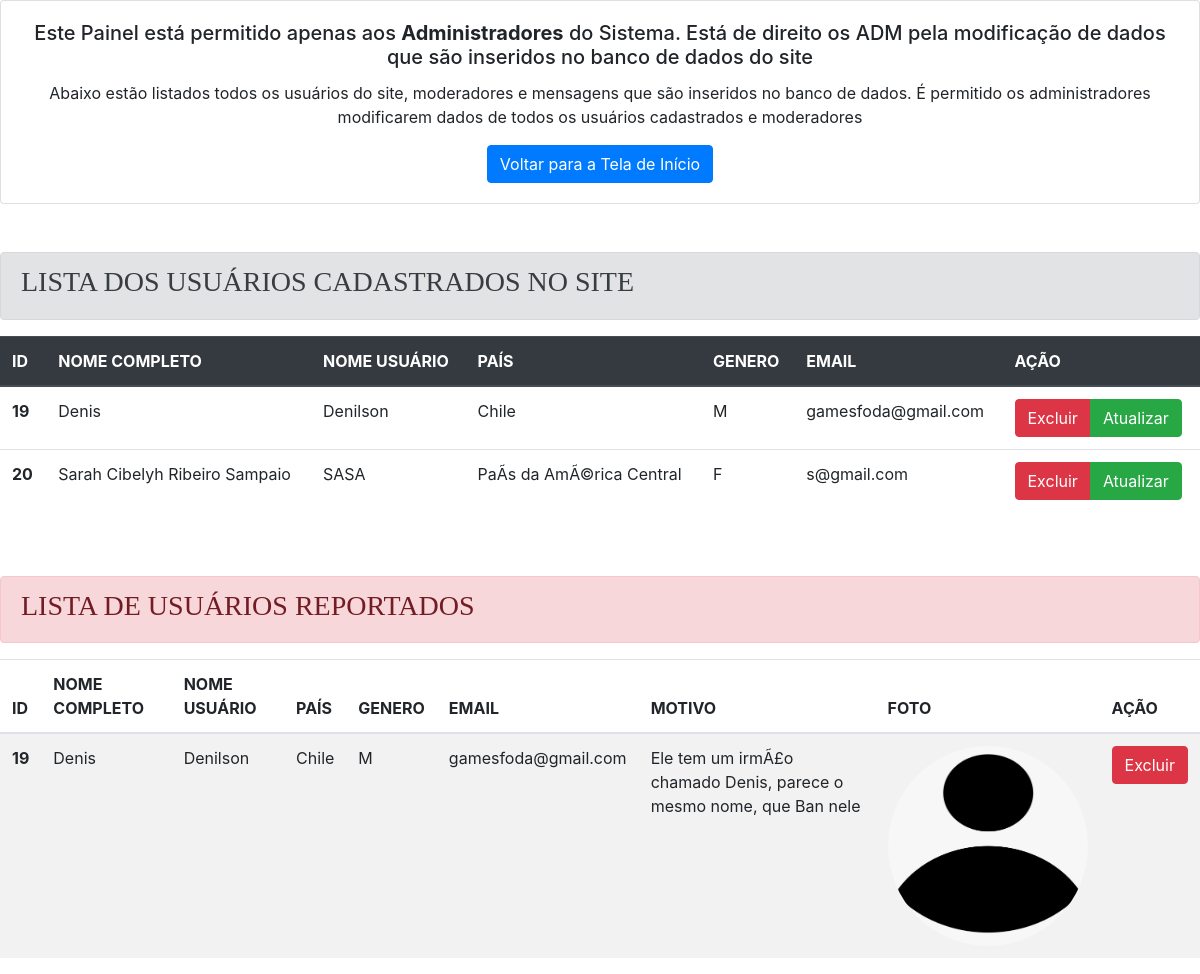
Before: /adm.php with the older database file.
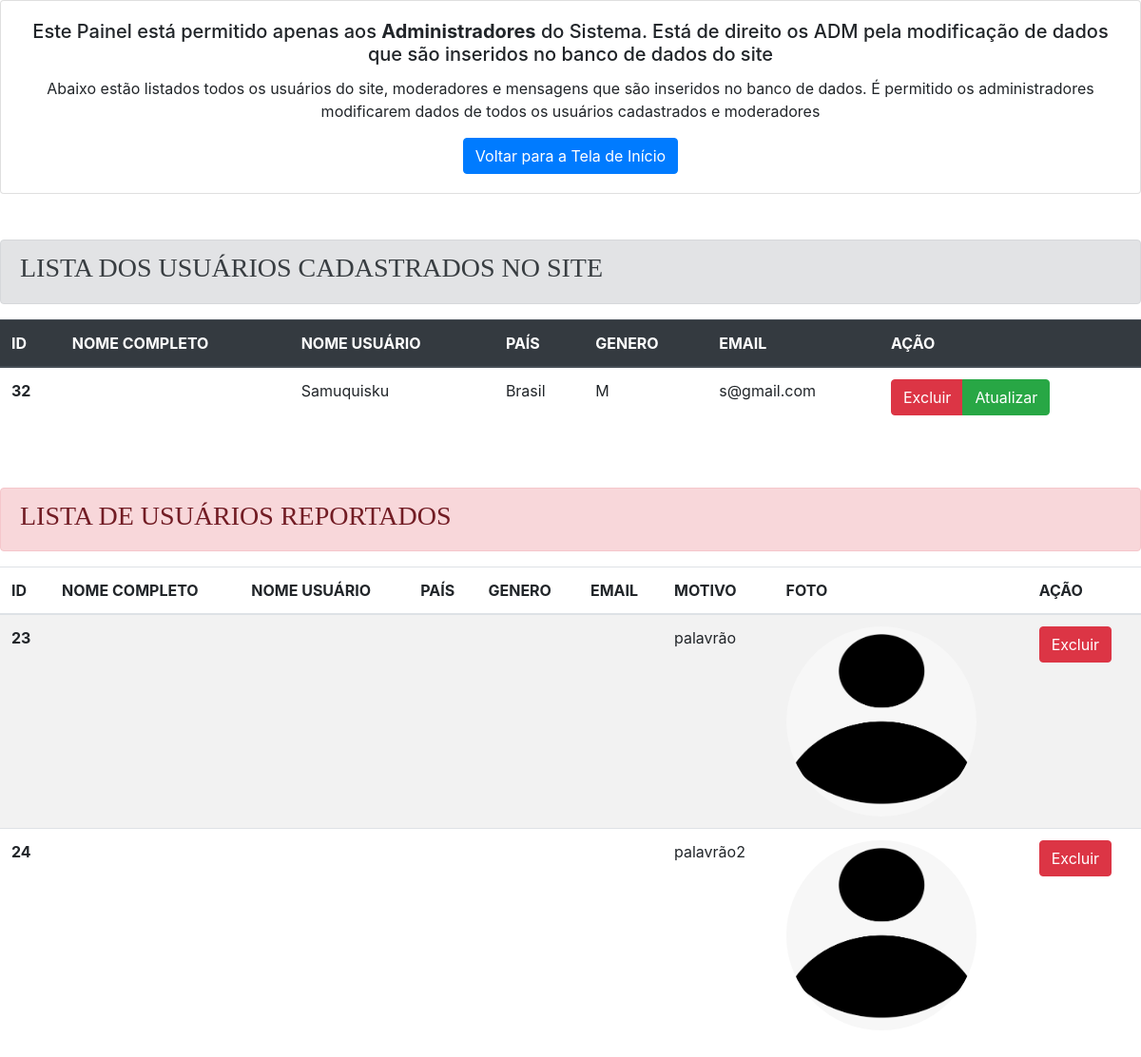
After: the same page with the newer database file.
### tables this page shows
CREATE TABLE `usuarios` (
  `id` int(11) NOT NULL AUTO_INCREMENT,
  `nomecompleto` varchar(200) DEFAULT NULL,
  `nomeusuario` varchar(200) DEFAULT NULL,
  `pais` varchar(200) DEFAULT NULL,
  `genero` varchar(10) DEFAULT NULL,
  `email` varchar(200) NOT NULL,
  `senha` varchar(9) NOT NULL,
  `foto` varchar(200) DEFAULT NULL,
  PRIMARY KEY (`id`)
);

CREATE TABLE `report` (
  `id` int(11) NOT NULL AUTO_INCREMENT,
  `nomecompleto` varchar(200) DEFAULT NULL,
  `nomeusuario` varchar(200) NOT NULL,
  `pais` varchar(250) NOT NULL,
  `genero` varchar(100) NOT NULL,
  `email` varchar(200) NOT NULL,
  `motivo` text NOT NULL,
  `foto` varchar(200) DEFAULT NULL,
  PRIMARY KEY (`id`)
);

### adm.php (the view, shortened to what this page needs)
<?php
include("php/conexao.php");
$sql = "SELECT * FROM usuarios";
$result = mysqli_query($con,$sql);
$sql2 = "SELECT * FROM report";
$result2 = mysqli_query($con,$sql2);
?>
<!DOCTYPE html>
<html>
<head>
	<link rel="stylesheet" href="css/bootstrap.css">
</head>
<body>
	<div class="card" style="width: 100%; text-align: center;">
		<div class="card-body">
			<h5 class="card-title">Este Painel está permitido apenas aos <b>Administradores</b> do Sistema. Está de direito os ADM pela modificação de dados que são inseridos no banco de dados do site</h5>
			<p class="card-text">Abaixo estão listados todos os usuários do site, moderadores e mensagens que são inseridos no banco de dados. É permitido os administradores modificarem dados de todos os usuários cadastrados e moderadores</p>
			<a href="index.php" class="btn btn-primary">Voltar para a Tela de Início</a>
		</div>
	</div>
	<br>
	<br>
	<div class="alert alert-secondary" role="alert">
		<h3 style="font-family: 'Arial Black';">LISTA DOS USUÁRIOS CADASTRADOS NO SITE</h3>
	</div>
	<table class="table">
		<thead class="thead-dark">
			<tr>
				<th scope="col">ID</th>
				<th scope="col">NOME COMPLETO</th>
				<th scope="col">NOME USUÁRIO</th>
				<th scope="col">PAÍS</th>
				<th scope="col">GENERO</th>
				<th scope="col">EMAIL</th>
				<th scope="col">AÇÃO</th>
			</tr>
		</thead>
		<tbody>
			<?php while($row = mysqli_fetch_assoc($result)){ ?>
				<tr>
					<th scope="row"><?php echo $row['id']; ?></th>
					<td><?php echo $row['nomecompleto']; ?></td>
					<td><?php echo $row['nomeusuario']; ?></td>
					<td><?php echo $row['pais']; ?></td>
					<td><?php echo $row['genero']; ?></td>
					<td><?php echo $row['email']; ?></td>
					<td><div class="btn-group" role="group"><a href="#" class="btn btn-danger">Excluir</a> <a href="#" class="btn btn-success">Atualizar</a></div></td>
				</tr>
			<?php } ?>
		</tbody>
	</table>
	<br>
	<br>
	<div class="alert alert-danger" role="alert">
		<h3 style="font-family: 'Arial Black';">LISTA DE USUÁRIOS REPORTADOS</h3>
	</div>
	<table class="table table-striped">
		<thead>
			<tr>
				<th scope="col">ID</th>
				<th scope="col">NOME COMPLETO</th>
				<th scope="col">NOME USUÁRIO</th>
				<th scope="col">PAÍS</th>
				<th scope="col">GENERO</th>
				<th scope="col">EMAIL</th>
				<th scope="col">MOTIVO</th>
				<th scope="col">FOTO</th>
				<th scope="col">AÇÃO</th>
			</tr>
		</thead>
		<tbody>
			<?php while($row = mysqli_fetch_assoc($result2)){ ?>
				<tr>
					<th scope="row"><?php echo $row['id']; ?></th>
					<td><?php echo $row['nomecompleto']; ?></td>
					<td><?php echo $row['nomeusuario']; ?></td>
					<td><?php echo $row['pais']; ?></td>
					<td><?php echo $row['genero']; ?></td>
					<td><?php echo $row['email']; ?></td>
					<td><?php echo $row['motivo']; ?></td>
					<td><img class="minhafoto" src="<?php if($row['foto'] != null){echo('/ProjetosChatTempoReal/uploads/'.$row['foto']);}else{ echo('/ProjetosChatTempoReal/img/login.png');} ?>"></td>
					<td><div class="btn-group" role="group"><a href="php/_exclui_usu.php?email=<?php echo $row['email']; ?>" class="btn btn-danger">Excluir</a></div></td>
				</tr>
			<?php } ?>
		</tbody>
	</table>
</body>
</html>

### adm.php (style rules this page uses)
.minhafoto { width: 200px; height: 200px; border-radius: 50%; }

Changed rows visible on the page:
removed usuarios: id "19", nomecompleto "Denis", nomeusuario "Denilson", pais "Chile", genero "M", email "gamesfoda@gmail.com"
removed usuarios: id "20", nomecompleto "Sarah Cibelyh Ribeiro Sampaio", nomeusuario "SASA", pais "PaÃ­s da AmÃ©rica Central", genero "F", email "s@gmail.com"
removed report: id "19", nomecompleto "Denis", nomeusuario "Denilson", pais "Chile", genero "M", email "gamesfoda@gmail.com", motivo "Ele tem um irmÃ£o chamado Denis, parece o mesmo nome, que Ban nele"
added usuarios: id "32", nomeusuario "Samuquisku", pais "Brasil", genero "M", email "s@gmail.com"
added report: id "23", motivo "palavrão"
added report: id "24", motivo "palavrão2"
